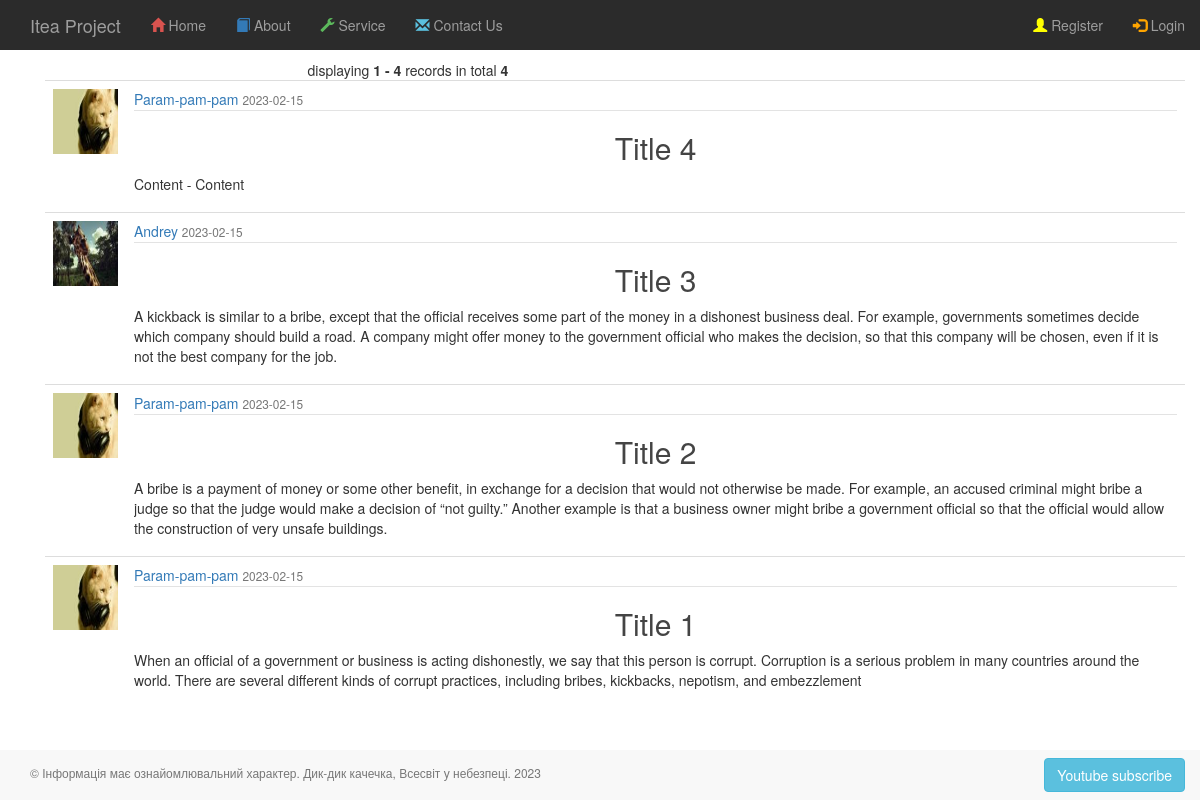
The app's page /, older data.
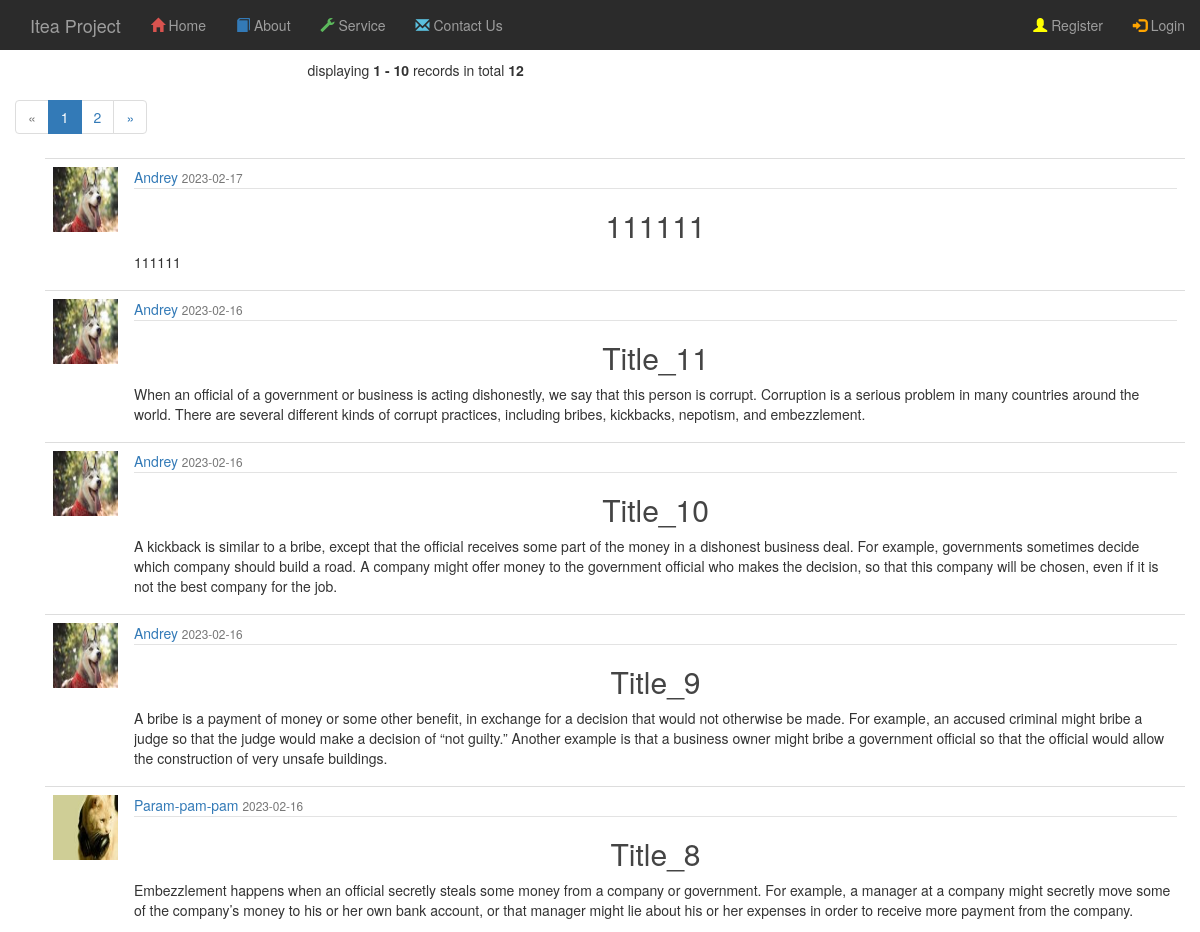
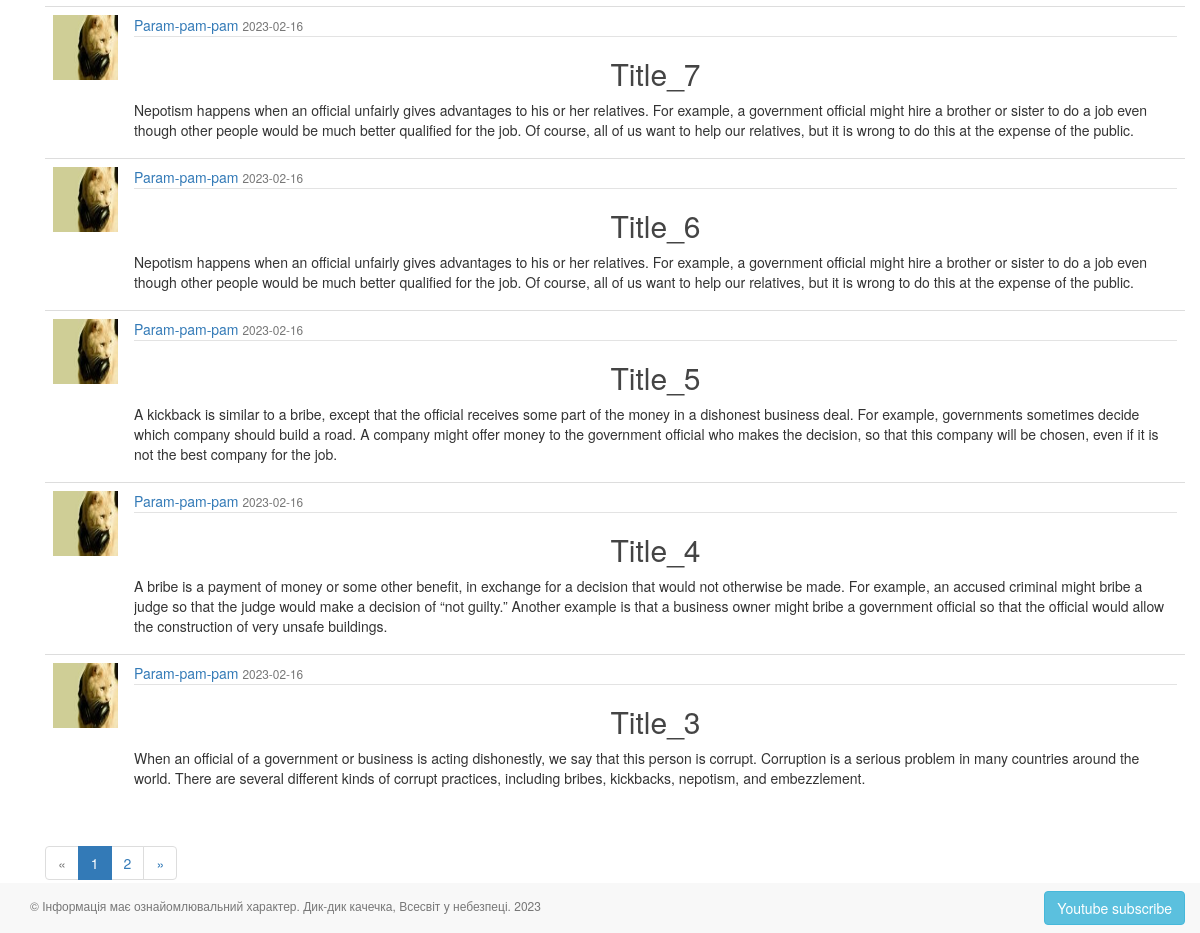
The same page, newer data (2 pictures, top to bottom).
### app/auth/models.py (models this page shows, shortened)
class Post(BaseModel):
    title = CharField(max_length=100)
    content = TextField(default="")
    date_posted = DateTimeField(default=datetime.datetime.utcnow)
    author = ForeignKeyField(User)

class Profile(BaseModel):
    avatar = CharField()
    info = TextField()
    city = CharField()
    age = IntegerField()

class User(BaseModel, UserMixin):
    username = CharField(max_length=100)
    email = CharField(max_length=200, unique=True, index=True)
    __password_hash = CharField(max_length=128)
    last_visit = DateTimeField(default=datetime.datetime.now)
    role = ForeignKeyField(Role, backref='users')
    profile = ForeignKeyField(Profile)
    @property
    def password(self):
        raise AttributeError('password is not a valid attribute')

### app/main/routes.py (the view)
@main.route('/')
def index():
    db = current_app.config['db']
    db.create_tables([Role, Profile, Post, User])
    if not Role.select().where(Role.name == 'user').first():
        Role(name='user').save()
    page, per_page, offset = get_page_args(page_parameter='page',
                                           per_page_parameter='per_page')
    blog = Post.select().order_by(Post.date_posted.desc())
    total = blog.count()
    pagination_posts = get_quantity(blog, offset=offset, per_page=per_page)
    pagination = Pagination(page=page, per_page=per_page, total=total,
                            css_framework='bootstrap4')
    title = "Home"
    return render_template('main/index.html',
                           posts=pagination_posts,
                           title=title,
                           page=page,
                           per_page=per_page,
                           pagination=pagination)

### app/auth/utils.py (called while the page is built)
def get_quantity(obj, offset=0, per_page=10):
    return obj[offset: offset + per_page]

### app/templates/main/index.html (shortened to what this page needs)
{% extends '_base.html' %}
{% block page_content %}
    <div class="row">
        <div class="col-md-3"></div>
        {{ pagination.info }}
        {{ pagination.links }}
        <div class="col-md-8">
            <div class="container">
                <div class="table-responsive">
                    <table class="table table-hover">
                        <tbody>
                        {% for post in posts %}
                            <tr>
                                <td>
                                    <img class="rounded-circle article-img pull-left"
                                         src="{{ post.author.profile.avatar }}">
                                    <div class="media-body">
                                        <div class="article-metadata">
                                            <a class="mr-2"
                                               href="{{ url_for('posts.user_posts', username=post.author.username) }}">
                                                {{ post.author.username }}
                                            </a>
                                            <small class="text-muted">{{ post.date_posted.strftime('%Y-%m-%d') }}</small>
                                        </div>
                                        <h2><a class="article-title"
                                               href="{{ url_for('posts.post_func', post_id=post.id) }}">
                                            {{ post.title }}
                                        </a></h2>
                                        <p class="article-content">{{ post.content }}</p>
                                    </div>
                                </td>
                            </tr>
                        {% endfor %}
                        </tbody>
                    </table>
                    {{ pagination.links }}
                </div>
            </div>
        </div>
        <div class="col-md-3"></div>
    </div>
{% endblock page_content %}

Row changes from the older to the newer data that the page shows:
no longer on this page (row unchanged): Post: author.profile.avatar (picture), author.username "Andrey", date_posted "2023-02-15", title "Title 3", content "A kickback is similar to a bribe, except that the official receives some part of the money in a dishonest business deal. For example, governments sometimes decide which company should build a road. A company might offer money to the government official who makes the decision, so that this company will be chosen, even if it is not the best company for the job."
removed Post: author.profile.avatar (picture), author.username "Param-pam-pam", date_posted "2023-02-15", title "Title 2", content "A bribe is a payment of money or some other benefit, in exchange for a decision that would not otherwise be made. For example, an accused criminal might bribe a judge so that the judge would make a decision of “not guilty.” Another example is that a business owner might bribe a government official so that the official would allow the construction of very unsafe buildings."
no longer on this page (row unchanged): Post: author.profile.avatar (picture), author.username "Param-pam-pam", date_posted "2023-02-15", title "Title 1", content "When an official of a government or business is acting dishonestly, we say that this person is corrupt. Corruption is a serious problem in many countries around the world. There are several different kinds of corrupt practices, including bribes, kickbacks, nepotism, and embezzlement"
added Post: author.profile.avatar (picture), author.username "Andrey", date_posted "2023-02-17", title "111111", content "111111"
added Post: author.profile.avatar (picture), author.username "Andrey", date_posted "2023-02-16", title "Title_11", content "When an official of a government or business is acting dishonestly, we say that this person is corrupt. Corruption is a serious problem in many countries around the world. There are several different kinds of corrupt practices, including bribes, kickbacks, nepotism, and embezzlement."
added Post: author.profile.avatar (picture), author.username "Andrey", date_posted "2023-02-16", title "Title_10", content "A kickback is similar to a bribe, except that the official receives some part of the money in a dishonest business deal. For example, governments sometimes decide which company should build a road. A company might offer money to the government official who makes the decision, so that this company will be chosen, even if it is not the best company for the job."
added Post: author.profile.avatar (picture), author.username "Andrey", date_posted "2023-02-16", title "Title_9", content "A bribe is a payment of money or some other benefit, in exchange for a decision that would not otherwise be made. For example, an accused criminal might bribe a judge so that the judge would make a decision of “not guilty.” Another example is that a business owner might bribe a government official so that the official would allow the construction of very unsafe buildings."
added Post: author.profile.avatar (picture), author.username "Param-pam-pam", date_posted "2023-02-16", title "Title_8", content "Embezzlement happens when an official secretly steals some money from a company or government. For example, a manager at a company might secretly move some of the company’s money to his or her own bank account, or that manager might lie about his or her expenses in order to receive more payment from the company."
added Post: author.profile.avatar (picture), author.username "Param-pam-pam", date_posted "2023-02-16", title "Title_7", content "Nepotism happens when an official unfairly gives advantages to his or her relatives. For example, a government official might hire a brother or sister to do a job even though other people would be much better qualified for the job. Of course, all of us want to help our relatives, but it is wrong to do this at the expense of the public."
added Post: author.profile.avatar (picture), author.username "Param-pam-pam", date_posted "2023-02-16", title "Title_6", content "Nepotism happens when an official unfairly gives advantages to his or her relatives. For example, a government official might hire a brother or sister to do a job even though other people would be much better qualified for the job. Of course, all of us want to help our relatives, but it is wrong to do this at the expense of the public."
added Post: author.profile.avatar (picture), author.username "Param-pam-pam", date_posted "2023-02-16", title "Title_5", content "A kickback is similar to a bribe, except that the official receives some part of the money in a dishonest business deal. For example, governments sometimes decide which company should build a road. A company might offer money to the government official who makes the decision, so that this company will be chosen, even if it is not the best company for the job."
added Post: author.profile.avatar (picture), author.username "Param-pam-pam", date_posted "2023-02-16", title "Title_4", content "A bribe is a payment of money or some other benefit, in exchange for a decision that would not otherwise be made. For example, an accused criminal might bribe a judge so that the judge would make a decision of “not guilty.” Another example is that a business owner might bribe a government official so that the official would allow the construction of very unsafe buildings."
changed Post: date_posted "2023-02-15" → "2023-02-16"; title "Title 4" → "Title_3"; content "Content - Content" → "When an official of a government or business is acting dishonestly, we say that this person is corrupt. Corruption is a serious problem in many countries around the world. There are several different kinds of corrupt practices, including bribes, kickbacks, nepotism, and embezzlement."
Text that changed along with them:
{{ pagination.info }}: "displaying 1 - 4 records in total 4" → "displaying 1 - 10 records in total 12"
{{ pagination.links }}: (not shown) → "« 1 2 »"
